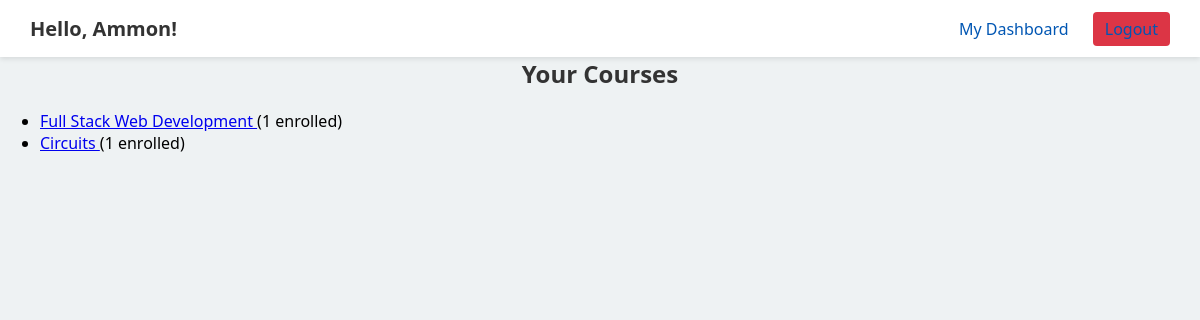
The page /teacher (signed in) on the database its author committed.
### models.py (models this page shows, shortened)
class User(db.Model, UserMixin):
    __tablename__ = "users"
    id            = db.Column(db.Integer,   primary_key=True)
    username      = db.Column(db.String(50), unique=True, nullable=False)
    password_hash = db.Column(db.String(128), nullable=False)
    role          = db.Column(db.String(10), nullable=False)
    enrollments    = db.relationship(
        "Enrollment",
        back_populates="student",
        cascade="all, delete-orphan"
    )
    taught_courses = db.relationship(
        "Course",
        back_populates="teacher",
        cascade="all, delete-orphan"
    )

class Course(db.Model):
    __tablename__ = "courses"
    id         = db.Column(db.Integer, primary_key=True)
    name       = db.Column(db.String(120), nullable=False)
    time       = db.Column(db.String(120), nullable=False)          # NEW
    capacity   = db.Column(db.Integer, nullable=False)
    teacher_id = db.Column(
        db.Integer,
        db.ForeignKey("users.id", ondelete="CASCADE"),
        nullable=False
    )
    teacher     = db.relationship("User",   back_populates="taught_courses")
    enrollments = db.relationship(
        "Enrollment",
        back_populates="course",
        cascade="all, delete-orphan"
    )

### app.py (the view)
@app.route("/teacher")
@login_required
def teacher_dashboard():
    if current_user.role != "teacher":
        return redirect(url_for("home"))
    return render_template(
        "teacher_dashboard.html",
        courses=current_user.taught_courses
    )

### app.py (called while the page is built)
@login_manager.user_loader
def load_user(uid):
    return db.session.get(User, int(uid))

### templates/teacher_dashboard.html (shortened to what this page needs)
{% extends "base.html" %}
{% block content %}
  <section>
    <h2>Your Courses</h2>
    {% if courses %}
      <ul>
        {% for c in courses %}
        <li>
          <a href="{{ url_for('teacher_course', course_id=c.id) }}">
            {{ c.name }}
          </a>
          ({{ c.enrollments|length }} enrolled)
        </li>
        {% endfor %}
      </ul>
    {% else %}
      <p>You haven’t been assigned any courses yet.</p>
    {% endif %}
  </section>
{% endblock %}

### templates/base.html (shortened to what this page needs)
<!DOCTYPE html>
<html lang="en">
  <head>
    <link
      rel="stylesheet"
      href="{{ url_for('static', filename='css/styles.css') }}"
    />
  </head>
  <body>
    {% if current_user.is_authenticated %}
    <header class="site-header">
      <h1 class="greeting">Hello, {{ current_user.username }}!</h1>
      <nav class="main-nav">
        {% if current_user.role == 'admin' %}
          <a href="{{ url_for('admin.index') }}">Admin Home</a>
          <a href="{{ url_for('admin_users') }}">Users</a>
        {% elif current_user.role == 'teacher' %}
          <a href="{{ url_for('teacher_dashboard') }}">My Dashboard</a>
        {% else %}
          <a href="{{ url_for('student_dashboard') }}">My Dashboard</a>
        {% endif %}
        <a href="{{ url_for('logout') }}" class="logout-btn">Logout</a>
      </nav>
    </header>
    {% endif %}
    <main class="content">
      {% block content %}{% endblock %}
    </main>
  </body>
</html>

### static/css/styles.css (style rules this page uses)
* { box-sizing: border-box; }
body { font-family: 'Segoe UI', Tahoma, Geneva, Verdana, sans-serif; background-color: #eef2f3; margin: 0; padding: 0; }
.site-header { background-color: #ffffff; padding: 15px 30px; box-shadow: 0 2px 5px rgba(0,0,0,0.1); display: flex; align-items: center; justify-content: space-between; }
.greeting { margin: 0; font-size: 20px; color: #333; }
.main-nav a { margin-left: 20px; text-decoration: none; color: #0056b3; font-weight: 500; transition: color 0.2s ease; }
.logout-btn { padding: 6px 12px; background: #dc3545; color: #fff; border-radius: 4px; text-decoration: none; font-weight: bold; transition: background 0.2s ease; }
h1, h2 { text-align: center; color: #333; margin-top: 0; }

### rows shown on the page
User: username "Ammon"
Course: name "Full Stack Web Development", enrollments|length "1"
Course: name "Circuits", enrollments|length "1"
